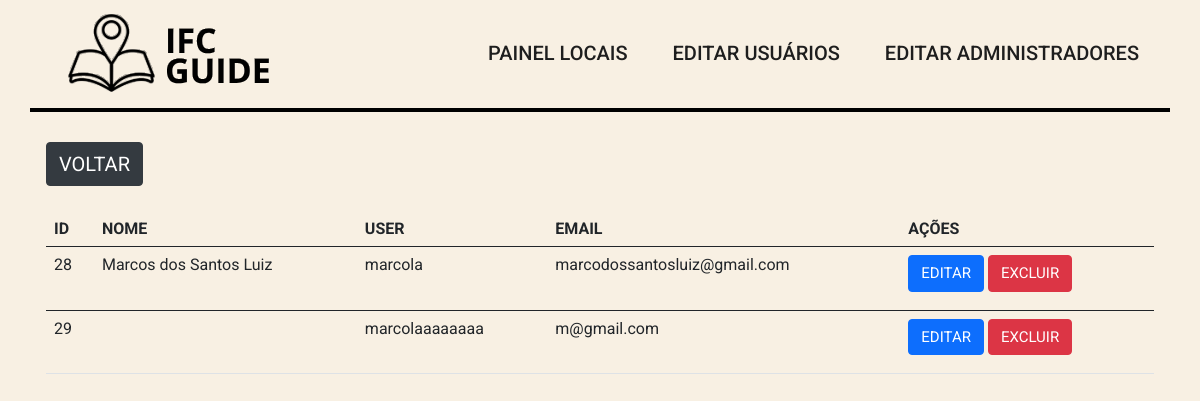
Page /views/painel-users.php (signed in) on the committed database.
### tables this page shows
CREATE TABLE `usuario` (
  `nome` varchar(100) NOT NULL,
  `user` varchar(50) NOT NULL,
  `email` varchar(100) NOT NULL,
  `senha` varchar(250) NOT NULL,
  `id` int(11) NOT NULL AUTO_INCREMENT,
  `admuser` tinyint(1) NOT NULL DEFAULT 0,
  PRIMARY KEY (`id`),
  UNIQUE KEY `nome` (`nome`),
  UNIQUE KEY `user` (`user`),
  UNIQUE KEY `email` (`email`)
);

### php/getusers.php (called while the page is built, shortened)
<?php
require('../php/config.php');
$id = $_SESSION['id'];
if ($id) {
    $sql = $pdo->prepare('SELECT * FROM usuario WHERE id = :id');
    $sql->bindValue('id', $id);
    $sql->execute();
}
$sql = $pdo->query("SELECT * FROM usuario");
if ($sql->rowCount() > 0) {
    $infoall = $sql->fetchAll(PDO::FETCH_ASSOC);
}

### views/painel-users.php (the view, shortened to what this page needs)
<?php
require('../php/config.php');
require('../php/getusers.php');
require('header.php');
?>
<!DOCTYPE html>
<html lang="pt-br">
<head>
  <link rel="stylesheet" href="../assets/css/main.css" />
</head>
<body>
  <div class="container">
    <a class="back-button btn btn-dark" href="home.php">Voltar</a>
    <table class="table table-responsive table-hover ">
      <thead>
        <tr>
          <th scope="col">id</th>
          <th scope="col">Nome</th>
          <th scope="col">User</th>
          <th scope="col">Email</th>
          <th scope="col">Ações</th>
        </tr>
      </thead>
      <tbody>
        <?php foreach ($infoall as $info) : ?>
          <tr>
            <td><?php echo $info['id']; ?></td>
            <td><?php echo $info['nome']; ?></td>
            <td><?php echo $info['user']; ?></td>
            <td><?php echo $info['email']; ?></td>
            <td>
              <a class="table-button btn btn-primary" href="adm-editar-users.php?id=<?= $info['id']; ?>">Editar</a>
              <a class="table-button btn btn-danger" href="../php/admin-deleteuser.php?id=<?= $info['id']; ?>" onclick="return confirm('Tem certeza que deseja excluir?')">Excluir</a>
            </td>
          </tr>
      </tbody>
    <?php endforeach; ?>
    </table>
  </div>
</body>
</html>

### assets/css/config.css (style rules this page uses)
:root { --primary: #2f9e41; --secondary: #C90C0F; --tertiary: #1E1E1E; --tertiary-light: #1f1a2b; }

### assets/css/global.css (style rules this page uses)
body, html { font-family: "Roboto", sans-serif; box-sizing: border-box; margin: 0px; padding: 0px; background-color: #F8F0E3; }
.back-button { margin-bottom: 25px; font-size: 20px; text-transform: uppercase; }
.table-button { margin-bottom: 10px; font-size: 15px; text-transform: uppercase; }
table th { text-transform: uppercase; }

### rows in the picture
usuario: id "28", nome "Marcos dos Santos Luiz", user "marcola", email "marcodossantosluiz@gmail.com"
usuario: id "29", user "marcolaaaaaaaa", email "m@gmail.com"
